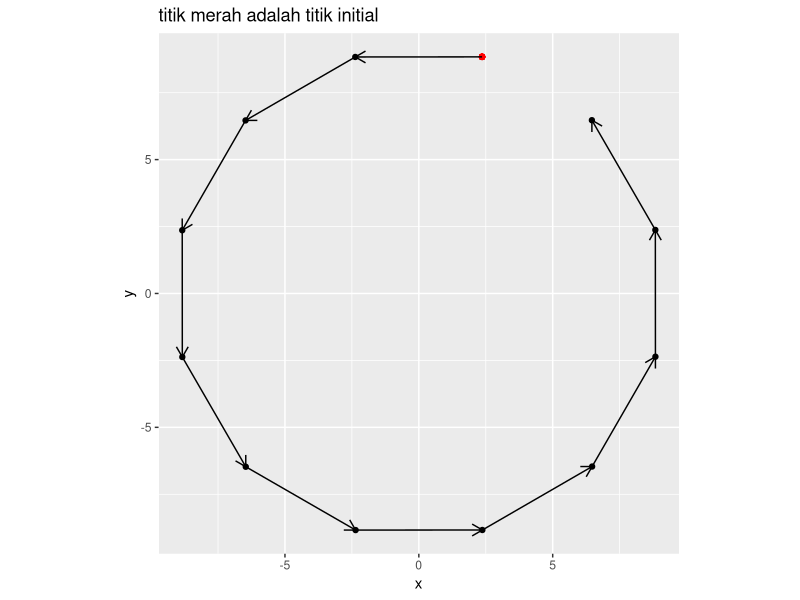
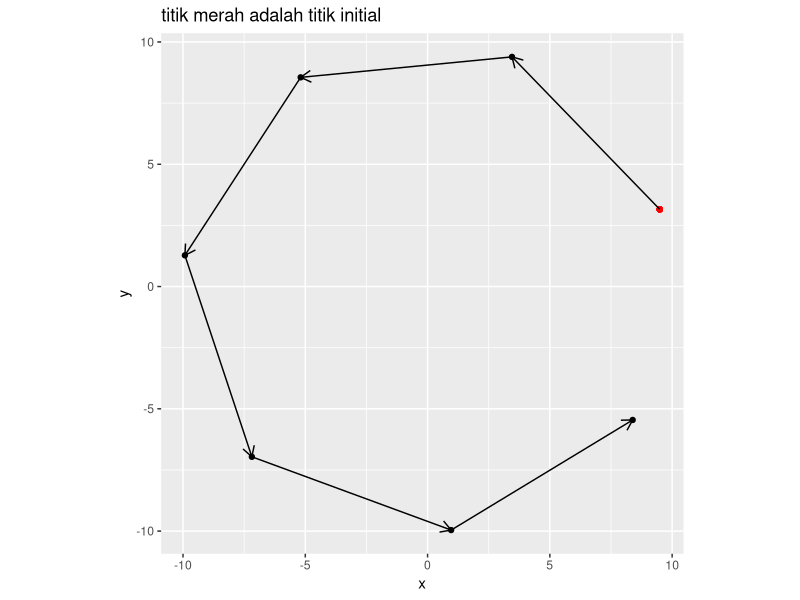
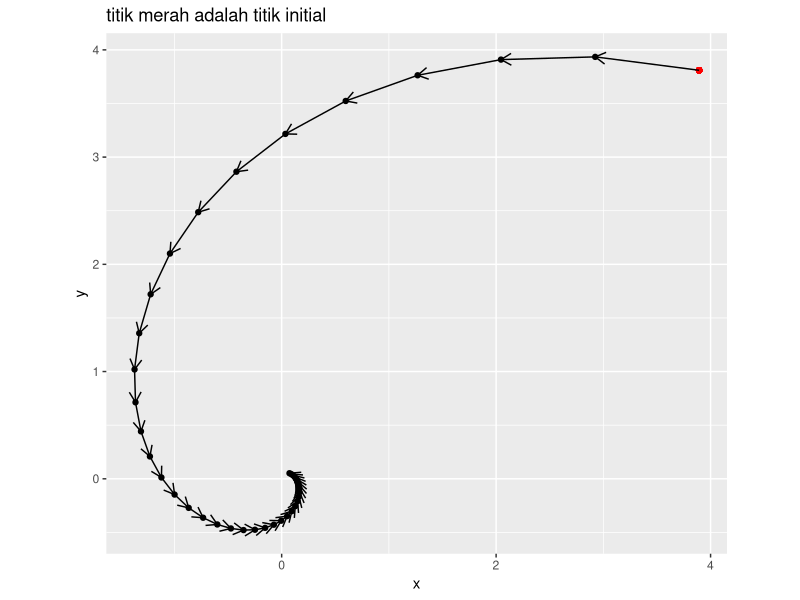
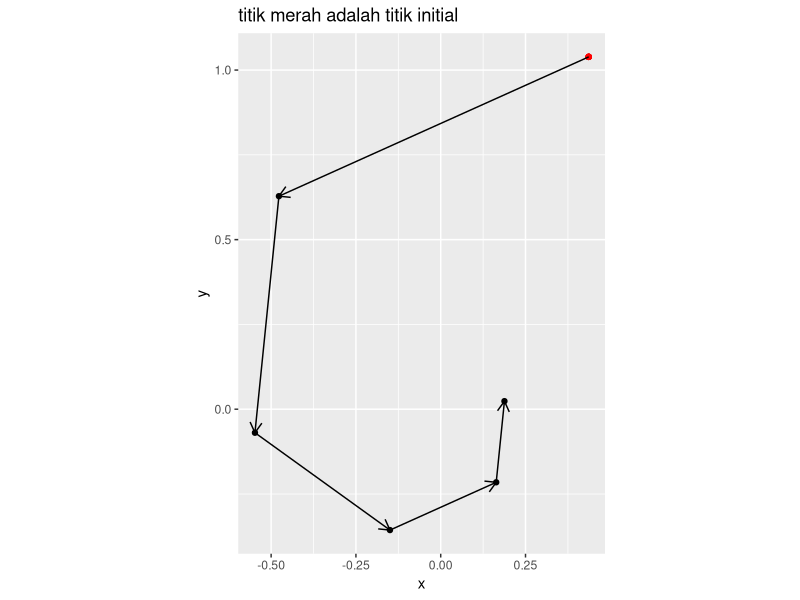
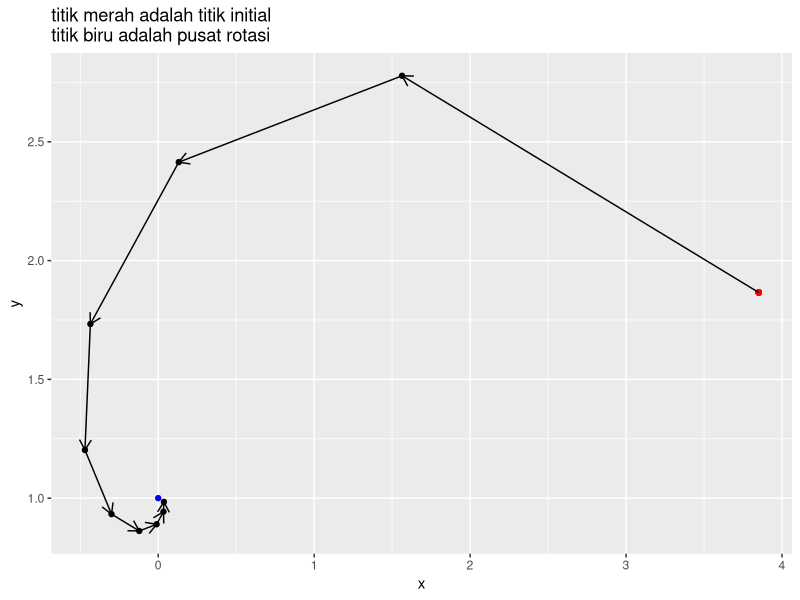
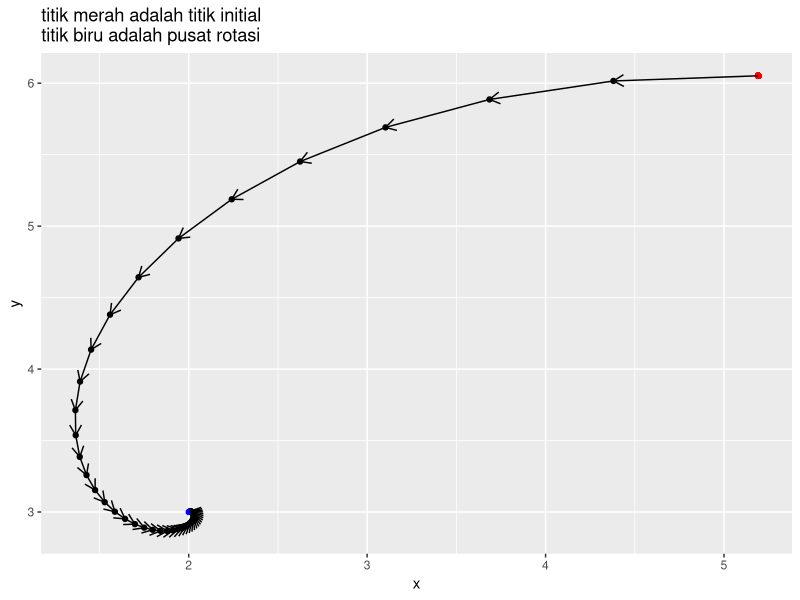

These figures' R source, in order: (Note: this script raises an error after producing the figures.)
## ---- chunk 1
rm(list=ls())
library(dplyr)
library(ggplot2)

# function untuk random titik
rand_titik = function(a,b){
  runif(2,a,b)
}
## ---- chunk 2
# mendefinisikan program
rotasi_kan = function(x0,rot){
  # menghitung theta
  theta = 2*pi/rot
  # definisi matriks rotasi
  A = matrix(c(cos(theta),-sin(theta),
             sin(theta),cos(theta)),
           ncol = 2,byrow = T)
  
  # membuat template
  temp = vector("list")
  temp[[1]] = x0
  # proses rotasi
  for(i in 2:rot){
    xk = A %*% x0
    temp[[i]] = xk
    x0 = xk
  }
  
  # membuat template data frame
  final = data.frame(x = rep(NA,rot),
                     y = rep(NA,rot))
  
  # gabung data dari list
  for(i in 1:rot){
    tempura = temp[[i]]
    final$x[i] = tempura[1]
    final$y[i] = tempura[2]
  }
  # membuat plot
  plot = 
    ggplot() +
    geom_point(aes(x,y),data = final) +
    geom_point(aes(x[1],y[1]),
               data = final,
               color = "red") +
    coord_equal() +
    labs(title = "titik merah adalah titik initial") 
  
  # enrich dengan garis panah
  panah = data.frame(
    x_start = final$x[1:(rot-1)],
    x_end = final$x[2:rot],
    y_start = final$y[1:(rot-1)],
    y_end = final$y[2:rot]
  )
  # menambahkan garis panah ke plot
  plot = 
    plot + 
    geom_segment(aes(x = x_start,
                 xend = x_end,
                 y = y_start,
                 yend = y_end),
                 data = panah,
                 arrow = arrow(length = unit(.3,"cm"))
                 )
  
  # menyiapkan output
  list("Grafik rotasi" = plot,
       "Titik-titik rotasi" = final)
  }
## ---- chunk 3
# uji coba
rot = 12 # berapa banyak rotasi
x0 = rand_titik(0,10) # generate random titik
rotasi_kan(x0,rot)
## ---- chunk 4
# uji coba
rot = 7 # berapa banyak rotasi
x0 = rand_titik(0,10) # generate random titik
rotasi_kan(x0,rot)
## ---- chunk 5
# mendefinisikan program
rotasi_konstraksi_kan = function(x0,rot,r){
  # menghitung theta
  theta = 2*pi/rot
  # definisi matriks rotasi
  A = matrix(c(cos(theta),-sin(theta),
             sin(theta),cos(theta)),
           ncol = 2,byrow = T)
  
  # membuat template
  temp = vector("list")
  temp[[1]] = x0
  # proses rotasi dan konstraksi
  for(i in 2:rot){
    xk = A %*% x0
    xk = r * xk
    temp[[i]] = xk
    x0 = xk
  }
  
  # membuat template data frame
  final = data.frame(x = rep(NA,rot),
                     y = rep(NA,rot))
  
  # gabung data dari list
  for(i in 1:rot){
    tempura = temp[[i]]
    final$x[i] = tempura[1]
    final$y[i] = tempura[2]
  }
  # membuat plot
  plot = 
    ggplot() +
    geom_point(aes(x,y),data = final) +
    geom_point(aes(x[1],y[1]),
               data = final,
               color = "red") +
    coord_equal() +
    labs(title = "titik merah adalah titik initial") 
  
  # enrich dengan garis panah
  panah = data.frame(
    x_start = final$x[1:(rot-1)],
    x_end = final$x[2:rot],
    y_start = final$y[1:(rot-1)],
    y_end = final$y[2:rot]
  )
  # menambahkan garis panah ke plot
  plot = 
    plot + 
    geom_segment(aes(x = x_start,
                 xend = x_end,
                 y = y_start,
                 yend = y_end),
                 data = panah,
                 arrow = arrow(length = unit(.3,"cm"))
                 )
  
  # menyiapkan output
  list("Grafik rotasi" = plot,
       "Titik-titik rotasi" = final)
  }
## ---- chunk 6
# uji coba
rot = 40 # berapa banyak rotasi
x0 = rand_titik(0,4) # generate random titik
r = .9
rotasi_konstraksi_kan(x0,rot,r)
## ---- chunk 7
# uji coba
rot = 6 # berapa banyak rotasi
x0 = rand_titik(0,4) # generate random titik
r = .7
rotasi_konstraksi_kan(x0,rot,r)
## ---- chunk 8
# mendefinisikan program
rotasi_konstraksi_pusat_kan = function(x0,rot,r,x_bin){
  # pusat rotasi
  pusat = x_bin
  # menghitung theta
  theta = 2*pi/rot
  # definisi matriks rotasi
  A = matrix(c(cos(theta),-sin(theta),
             sin(theta),cos(theta)),
           ncol = 2,byrow = T)
  
  # membuat template
  temp = vector("list")
  temp[[1]] = x0
  # proses rotasi dan konstraksi
  for(i in 2:rot){
    xk = A %*% (x0-pusat) # diputar dengan x_bin sebagai pusat
    xk = pusat + (r * xk)
    temp[[i]] = xk
    x0 = xk
  }
  
  # membuat template data frame
  final = data.frame(x = rep(NA,rot),
                     y = rep(NA,rot))
  
  # gabung data dari list
  for(i in 1:rot){
    tempura = temp[[i]]
    final$x[i] = tempura[1]
    final$y[i] = tempura[2]
  }
  # membuat plot
  plot = 
    ggplot() +
    geom_point(aes(x,y),data = final) +
    geom_point(aes(x[1],y[1]),
               data = final,
               color = "red") +
    geom_point(aes(x = pusat[1],
		   y = pusat[2]),
	       color = "blue") +
    labs(title = "titik merah adalah titik initial\ntitik biru adalah pusat rotasi") 
  
  # enrich dengan garis panah
  panah = data.frame(
    x_start = final$x[1:(rot-1)],
    x_end = final$x[2:rot],
    y_start = final$y[1:(rot-1)],
    y_end = final$y[2:rot]
  )
  # menambahkan garis panah ke plot
  plot = 
    plot + 
    geom_segment(aes(x = x_start,
                 xend = x_end,
                 y = y_start,
                 yend = y_end),
                 data = panah,
                 arrow = arrow(length = unit(.3,"cm"))
                 )
  
  # menyiapkan output
  list("Grafik rotasi" = plot,
       "Titik-titik rotasi" = final)
  }
## ---- chunk 9
# uji coba
rot = 10 # berapa banyak rotasi
x0 = rand_titik(0,4) # generate random titik
x_bintang = c(0,1) # contoh pusat rotasi
r = .6
rotasi_konstraksi_pusat_kan(x0,rot,r,x_bintang)
## ---- chunk 10
# uji coba
rot = 45 # berapa banyak rotasi
x0 = rand_titik(0,10) # generate random titik
x_bintang = c(2,3) # contoh pusat rotasi
r = .87
rotasi_konstraksi_pusat_kan(x0,rot,r,x_bintang)
## ---- chunk 11
soa_mrf = function(N,	  # banyak titik
		   x1_d,  # batas bawah x1
		   x1_u,  # batas atas x1
		   x2_d,  # batas bawah x2
		   x2_u,  # batas atas x2
		   rot,	  # berapa banyak rotasi
		   k_max, # iterasi maks
		   r){	  # berapa rate konstraksi
		   
# N pasang titik random di selang [a,b] di R2
x1 = runif(N,x1_d,x1_u)
x2 = runif(N,x2_d,x2_u)
# hitung theta
theta = 2*pi / rot
# definisi matriks rotasi
A = matrix(c(cos(theta),-sin(theta),
             sin(theta),cos(theta)),
           ncol = 2,byrow = T)
# bikin data frame
temp = data.frame(x1,x2) %>% mutate(f = f(x1,x2))
# proses iterasi
for(i in 1:k_max){
  # mencari titik x* dengan min(f)
  f_min = 
	temp %>% 
	filter(f == min(f))
  pusat = c(f_min$x1,f_min$x2)
  for(j in 1:N){
	# kita akan ambil titiknya satu persatu
	x0 = c(temp$x1[j],temp$x2[j])
	
	# proses rotasi dan konstraksi terhadap pusat x*
	xk = A %*% (x0-pusat) # diputar dengan x_bin sebagai pusat
        xk = pusat + (r * xk)
	
	# proses mengembalikan nilai ke temp
	temp$x1[j] = xk[1]
	temp$x2[j] = xk[2]
	}
    
    # hitung kembali nilai f(x1,x2)
    temp = temp %>% mutate(f = f(x1,x2))
    }
# proses output hasil
output = temp %>% filter(f == min(f))
return(output)
}
## ---- chunk 12
# definisi
N = 50
a = -4 # x1 dan x2 punya batas bawah yang sama
b = 4  # x1 dan x2 punya batas atas yang sama
k_max = 70
r = .75
rot = 30
f = function(x1,x2){
	((x1^4 - 16 * x1^2 + 5 * x1)/2) + ((x2^4 - 16 * x2^2 + 5* x2)/2)
	}
# solving
soa_mrf(N,a,b,a,b,rot,k_max,r)
## ---- chunk 13
buat_rot_mat = function(theta,n){
  # buat template sebuah matriks identitas
  temp_mat = matrix(0,ncol = n,nrow = n)
  diag(temp_mat) = 1
  
  # buat matriks identitas terlebih dahulu
  mat_rot = temp_mat

  for(i in 1:(n-1)){
    for(j in 1:i){
      temp = temp_mat
      idx = n-i
      idy = n+1-j
      # print(paste0("Matriks rotasi untuk ",idx," - ",idy,": DONE"))
      temp[idx,idx] = cos(theta)
      temp[idx,idy] = -sin(theta)
      temp[idy,idx] = sin(theta)
      temp[idy,idy] = cos(theta)
      # assign(paste0("M",idx,idy),temp)
      mat_rot = mat_rot %*% temp
      mat_rot = mat_rot 
    }
  }
  
  return(mat_rot)
}
## ---- chunk 14
rm(list=ls())

f1 = function(x1,x2,x3){
  7*x1 + 3*x2 + x3
}

h1 = function(x1,x2,x3){6*x1 + 4*x2 + 5*x3 - 60}
h2 = function(x1,x2,x3){8*x1 + x2 + 2*x3 - 80}
h3 = function(x1,x2,x3){9*x1 + x2 + 7*x3 - 70}

beta = 10^15

f = function(x1,x2,x3){
  el_1 = - f1(x1,x2,x3) 
  el_2 = beta * (max(h1(x1,x2,x3),0))^2
  el_3 = beta * (max(h2(x1,x2,x3),0))^2
  el_4 = beta * (max(h3(x1,x2,x3),0))^2
  return(el_1 + el_2 + el_3 + el_4)
}

## ---- chunk 15
soa_mrf_ip_3_var = function(
  N,	    # banyak titik
  x1_d,  # batas bawah x1  
  x1_u,  # batas atas x1
  x2_d,  # batas bawah x2
  x2_u,  # batas atas x2
  x3_d,  # batas bawah x3
  x3_u,  # batas atas x3
  rot,	 # berapa banyak rotasi
  k_max, # iterasi maks
  r){	   # berapa rate konstraksi
  
  # N pasang titik random di selang [a,b] di R3
  x1 = runif(N,x1_d,x1_u)
  x2 = runif(N,x2_d,x2_u)
  x3 = runif(N,x3_d,x3_u)
  
  # hitung theta
  theta = 2*pi / rot
  # definisi matriks rotasi
  R12 = matrix(c(cos(theta),-sin(theta),0,
                 sin(theta),cos(theta),0,
                 0,0,1),
               ncol = 3,byrow = T)
  R13 = matrix(c(cos(theta),0,-sin(theta),
                 0,1,0,
                 sin(theta),0,cos(theta)),
               ncol = 3,byrow = T)
  R23 = matrix(c(1,0,0,
                 0,cos(theta),-sin(theta),
                 0,sin(theta),cos(theta)),
               ncol = 3,byrow = T)
  
  
  # bikin data frame
  temp = 
    data.frame(x1,x2,x3) %>% 
    rowwise() %>% 
    mutate(f = f(round(x1,0),
                 round(x2,0),
                 x3)) %>% 
    ungroup()
  
  # proses iterasi
  for(i in 1:k_max){
    # mencari titik x* dengan max(f)
    f_min = 
      temp %>% 
      # memastikan titik ada di D
      filter(x1 >= x1_d & x1 <= x1_u) %>% 
      filter(x2 >= x2_d & x2 <= x2_u) %>% 
      filter(x3 >= x3_d & x3 <= x3_u) %>% 
      # mencari titik max fungsi
      filter(f == min(f))
    # definisi pusat rotasi
    pusat = c(f_min$x1[1],f_min$x2[1],f_min$x3[1])
    for(j in 1:N){
      # kita akan ambil titiknya satu persatu
      x0 = c(temp$x1[j],temp$x2[j],temp$x3[j])
      # proses rotasi dan konstraksi terhadap pusat x*
      # diputar dengan x_bin sebagai pusat
      xk = (R23 %*% (R13 %*% R12)) %*% (x0-pusat)
      xk = pusat + (r * xk)
      # proses mengembalikan nilai ke temp
      temp$x1[j] = xk[1]
      temp$x2[j] = xk[2]
      temp$x3[j] = xk[3]
    }
    # hitung kembali nilai f(x1,x2,x3)
    temp = 
      temp %>% 
      rowwise() %>% 
      mutate(f = f(round(x1,0),round(x2,0),x3)) %>% 
      ungroup()
  }
  # proses output hasil
  output = 
    temp[N,] %>% 
    filter(f == max(f)) %>% 
    mutate(x1 = round(x1,0),x2 = round(x2,0),x3 = x3,
           f = f1(x1,x2,x3))
  return(output)
}
## ---- chunk 16
soa_mrf_ip_3_var(
  20,	    # banyak titik
  0,  # batas bawah x1  
  20,  # batas atas x1
  0,  # batas bawah x2
  20,  # batas atas x2
  0,  # batas bawah x3
  20,  # batas atas x3
  10,	  # berapa banyak rotasi
  100, # iterasi maks
  .9
)
